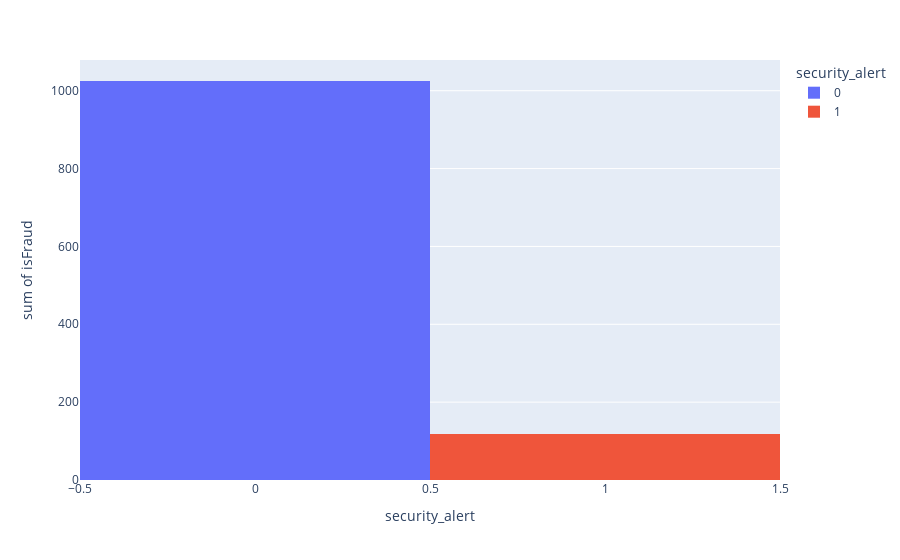

Source (notebook cell):
### Markdown cell above
### Análisis por alerta de seguridad. ¿Suele saltar alerta en las operaciones que se realizan fraude?

### Code cell
# Group by type of operation the number of frauds commited.

df_alert = pd.DataFrame(categ_var_df.groupby(('security_alert'), 
as_index=False)['isFraud'].sum())


# Plot an histogram of 'df_alert'

fig = px.histogram(df_alert, x='security_alert', y='isFraud',  color= 'security_alert')
fig.show()

### Figure 1 — Plotly figure (JSON) as saved in the notebook; plotly's stock layout.template omitted (floating-point values rounded to 4 significant figures)
{"data": [{"alignmentgroup": "True", "bingroup": "x", "histfunc": "sum", "hovertemplate": "security_alert=%{x}<br>sum of isFraud=%{y}<extra></extra>", "legendgroup": "0", "marker": {"color": "#636efa", "pattern": {"shape": ""}}, "name": "0", "offsetgroup": "0", "orientation": "v", "showlegend": true, "type": "histogram", "x": [0], "xaxis": "x", "y": [1025], "yaxis": "y"}, {"alignmentgroup": "True", "bingroup": "x", "histfunc": "sum", "hovertemplate": "security_alert=%{x}<br>sum of isFraud=%{y}<extra></extra>", "legendgroup": "1", "marker": {"color": "#EF553B", "pattern": {"shape": ""}}, "name": "1", "offsetgroup": "1", "orientation": "v", "showlegend": true, "type": "histogram", "x": [1], "xaxis": "x", "y": [117], "yaxis": "y"}], "layout": {"barmode": "relative", "legend": {"title": {"text": "security_alert"}, "tracegroupgap": 0}, "margin": {"t": 60}, "xaxis": {"anchor": "y", "categoryarray": [0, 1], "categoryorder": "array", "domain": [0, 1], "title": {"text": "security_alert"}}, "yaxis": {"anchor": "x", "domain": [0, 1], "title": {"text": "sum of isFraud"}}}}
